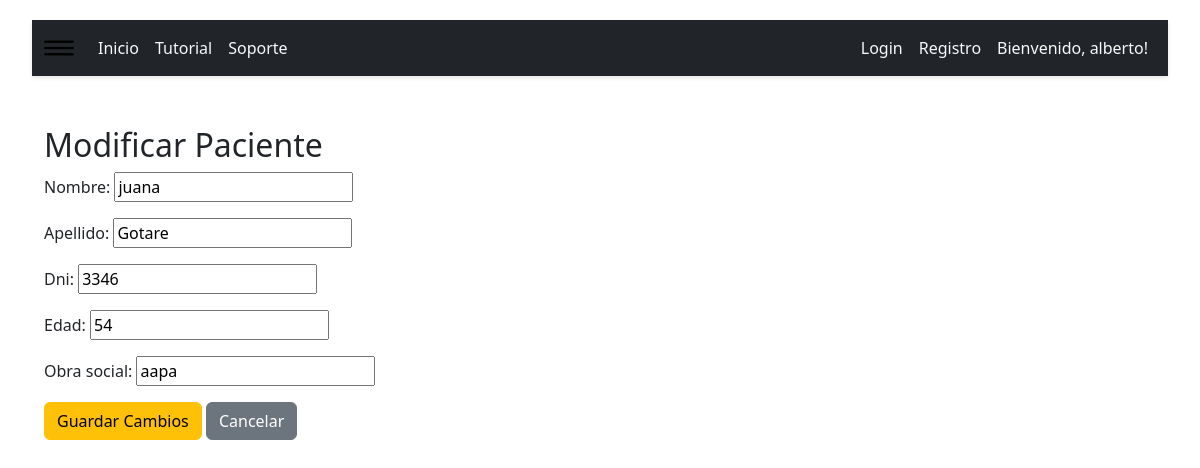
Page /modificar-paciente/4/ (signed in) on the committed database.
### GestionPacientes/models.py (models this page shows, shortened)
class Paciente(models.Model):
    usuario = models.ForeignKey(User, on_delete=models.CASCADE, related_name='pacientes')
    nombre = models.CharField(max_length=100)
    apellido = models.CharField(max_length=100)
    dni = models.CharField(max_length=100, unique=True)  # DNI único por paciente
    edad = models.PositiveIntegerField()
    obra_social = models.CharField(max_length=100, blank=True, null=True)

### GestionPacientes/views.py (the view)
# urls.py: path('modificar-paciente/<int:id>/', modificar_paciente, name='modificar_paciente'),
def modificar_paciente(request, id):
    paciente = get_object_or_404(Paciente, id=id, usuario=request.user)
    if request.method == 'POST':
        form = PacienteForm(request.POST, instance=paciente)
        if form.is_valid():
            form.save()
            return redirect('lista_pacientes')  # Redirigir a la lista de pacientes
    else:
        form = PacienteForm(instance=paciente)
    return render(request, 'modificar_paciente.html', {
        'form': form,
    })

### GestionPacientes/forms.py
class PacienteForm(forms.ModelForm):
    class Meta:
        model = Paciente
        fields = ['nombre', 'apellido', 'dni', 'edad', 'obra_social']

### GestionPacientes/templates/modificar_paciente.html (shortened to what this page needs)
{% extends 'home.html' %}
{% block content %}
<div class="container mt-5">
    <h2>Modificar Paciente</h2>
    <form method="post">
        {{ form.as_p }}
        <button type="submit" class="btn btn-warning">Guardar Cambios</button>
        <a href="{% url 'lista_pacientes' %}" class="btn btn-secondary">Cancelar</a>
    </form>
</div>
{% endblock %}

### GestionPacientes/templates/home.html (shortened to what this page needs)
<!DOCTYPE html>
<html lang="es">
<head>
    <link href="https://cdn.jsdelivr.net/npm/bootstrap@5.3.0/dist/css/bootstrap.min.css" rel="stylesheet">
    <link href="https://cdn.jsdelivr.net/npm/bootstrap@5.3.3/dist/css/bootstrap.min.css" rel="stylesheet">
{% load static %}
<link rel="stylesheet" type="text/css" href="{% static 'css/bootstrap.min.css' %}">
</head>
{% load static %}
<body>
<div class="container-fluid">
    <div class="content">
        <nav class="navbar navbar-expand-lg  bg-dark text-light  ">
          <div class="container-fluid ">
            <img class="navbar-brand" src="{% static 'images/menu.png' %}" type="button" class="img-fluid p-1 mt-5 rounded " alt="..." width="30" height="30" data-bs-toggle="offcanvas" data-bs-target="#offcanvasWithBothOptions">
            <div class="collapse navbar-collapse" id="navbarNav">
                <ul class="navbar-nav">
                    <li class="nav-item "><a class="nav-link text-light" href="{% url 'home' %}">Inicio</a></li>
                    <li class="nav-item"><a class="nav-link text-light" href="#">Tutorial</a></li>
                    <li class="nav-item"><a class="nav-link text-light" href="">Soporte</a></li>
                    </ul>
                <ul class="navbar-nav ms-auto">
                    <li class="nav-item "><a class="nav-link text-light" href="{% url 'account_login' %}">Login</a></li>
                    <li class="nav-item "><a class="nav-link text-light" href="{% url 'account_signup' %}">Registro</a></li>
                    <li class="nav-item "><a class="nav-link text-light" href="#">Bienvenido, {{ user.username }}!</a></li>
                </ul>
            </div>
        </div>
          </nav>
        <div style="margin-top: 50px;">
            {%block content%}
            {%endblock %}
        </div>
    </div>
</div>
</body>
</html>

### GestionPacientes/templates/home.html (style rules this page uses)
body { display: flex; }
.content { flex-grow: 1; background-color: white; min-height: 100vh; padding: 20px; }
.navbar { position: fixed; width: 100%; top: 0; right: 0; background-color: white; padding: 10px; box-shadow: 0 2px 4px rgba(0, 0, 0, 0.1); }

### rows in the picture
Paciente: nombre "juana", apellido "Gotare", dni "3346", edad "54", obra_social "aapa"

### other values in the picture
{{ user.username }} "alberto"
